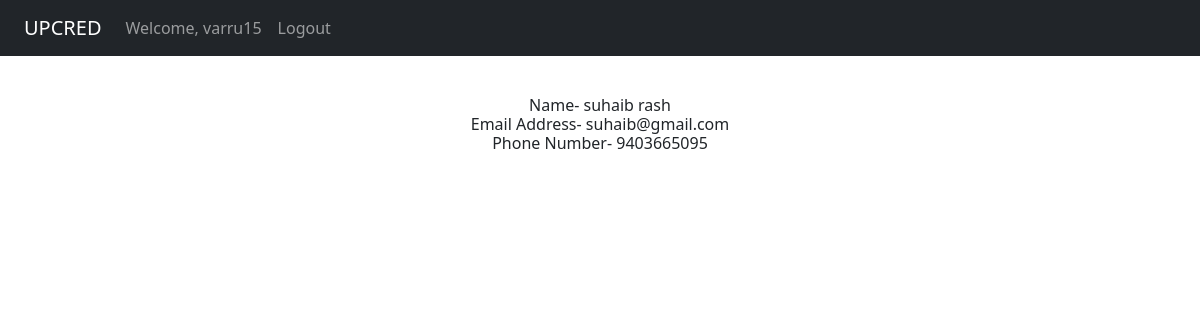
Screenshot of /contact/2/ (signed in) with the database file from the repository.
### contact/models.py (models this page shows, shortened)
class Contact(models.Model):
    date_created = models.DateTimeField(auto_now_add=True, null=True)
    name = models.CharField(max_length=100, null=True)
    email = models.EmailField(unique=True, null=False,default = None)
    phone_number =  models.CharField(null=False, max_length=10, blank=False, unique=True)

### contact/views.py (the view)
# urls.py: path('contact/<int:pk>/',views.viewContact,name="viewContact"),
@login_required(login_url='login')
def viewContact(request, pk):
	order = Contact.objects.filter(id=pk)
	context = {'form': order}
	return render(request, 'contact_details.html', context)

### templates/contact_details.html
{%  extends 'main.html' %}
{% block content %}
   {% for n in form %}
    <div class="text-center py-10">
        <h1>Name- {{n.name}}</h1>
        <h1>Email Address- {{n.email}}</h1>
        <h1>Phone Number-  {{n.phone_number}}</h1>
    </div>
   {% endfor %}
{% endblock %}

### templates/main.html (shortened to what this page needs)
{% load static %}
<!DOCTYPE html>
<html>
<head>
	<link href="https://cdn.jsdelivr.net/npm/bootstrap@5.2.1/dist/css/bootstrap.min.css" rel="stylesheet">
	<link href="{% static 'fontawesomefree/css/fontawesome.css' %}" rel="stylesheet" type="text/css">
    <link href="{% static 'fontawesomefree/css/brands.css' %}" rel="stylesheet" type="text/css">
    <link href="{% static 'fontawesomefree/css/solid.css' %}" rel="stylesheet" type="text/css">
</head>
<body>
	<div class="">
		<nav class="navbar navbar-expand-lg navbar-dark bg-dark">
			<a class="navbar-brand ml-6" href="/">UPCRED</a>
			<div>
			  <ul class="navbar-nav mr-auto">
				{% if user.is_authenticated %}
				<li class="nav-item">
				  <a class="nav-link" href="/">Welcome, {{user.username}}</a>
				</li>
				<li class="nav-item">
					<a class="nav-link text-right" href="{% url 'logout' %}">Logout</a>
				</li>
				{% else %}
				<li class="nav-item">
				  <a class="nav-link text-right" href="{% url 'login' %}">Login</a>
				</li>
				{% endif %}
			  </ul>
			</div>
		  </nav>
	{% block content %}
	{% endblock %}
    </div>
</body>
<script src="https://cdn.tailwindcss.com"></script>
</html>

### rows the page displays
Contact: name "suhaib rash", email "suhaib@gmail.com", phone_number "9403665095"

### other values shown
{{ user.username }} "varru15"
